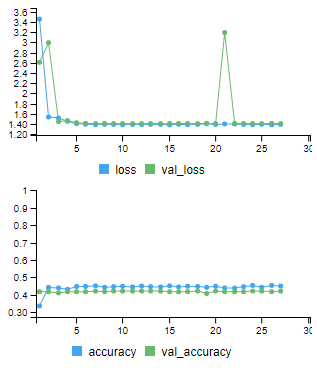

Reproduce this figure in R.
##################### MODIFICATIONS ############################################
# - Increased epochs to 30
#     - allows accuracy improvement now there's more layers and smaller decay
#     - 30 runs into an error with plotting, so added code to save history on training before plotting
# - increased the rate at which the learning rate decays and increased initial learning rate

##################### CLEAN ENVIRONMENT ########################################
#.rs.restartR()  # to restart R session (primarily for debugging purposes)
#rm(list = ls()) # removes environment variables 
#gc()            # garbage collection
##################### INSTALATIONS #############################################
#install.packages("BiocManager") 
#BiocManager::install("EBImage")

##################### LIBRARIES ################################################ 
library(reticulate)
library(keras)  
library(tensorflow)
library(tidyverse)
library(EBImage)

##################### ERROR HANDELING ##########################################
# library(rgee)
# use_python('C:/Users/Markus/AppData/Local/r-miniconda/envs/r-reticulate/python.exe')

# install_tensorflow()

#install_keras()
# *run after calling library(keras) in a fresh R*
# helps configure keras to your machine 
# if taking long with lazy initialization errors, restart R
# only need to run once, or as needed to handle errors
# notably, it can help resolve issue where PIL import is not found since running
# this line is supposed to install pillow. However, this error may still show up
# regarding system dependencies 
# Other ways o install pillow include...
# set up reticulate anaconda environment 
#   since keras depends on it for python packages 
#   specifically, fit_generator() from keras requires PIL 
#   from python pillow library 
#   my environment location: 'C:/Users/Markus/AppData/Local/r-miniconda/envs/r-reticulate/python.exe'
#   reticulate::py_install("pillow", env=tf)
#conda_list()[[1]][1] %>% 
#  use_condaenv(required = TRUE)
# conda install -c conda-forge pillow
# You can also do it directly through Anaconda's GUI Interface for the specific 
#    conda environment 
# pip3 install pillow
# if the above still does not work, activate the reticulate anaconda environment 
# in the terminal and then install pillow. Also make sure conda is up to date
#   conda update -n base -c defaults conda
#   conda info --envs
#   conda activate C:\Users\Markus\AppData\Local\r-miniconda\envs\r-reticulate
#   conda install -c anaconda pillow

# check that other keras dependancies are installed
# pip install --upgrade scipy h5py pyyaml requests Pillow

# Info on configuring conda environment  
# https://stackoverflow.com/questions/57612703/could-not-import-pil-image-even-if-pillow-already-installed 

# make sure Rtools is installed 

# image_data_generator transformations 
# https://towardsdatascience.com/exploring-image-data-augmentation-with-keras-and-tensorflow-a8162d89b844
# https://keras.rstudio.com/reference/image_data_generator.html

# Basic example of image cnn in R 
# https://www.shirin-glander.de/2018/06/keras_fruits/

# make sure used python imports are up to date
# pip install --upgrade tensorflow keras pandas sklearn pillow 
# note tensorflow 2.4.1 requires numpy~=1.19.2, which is not the most recent numpy
# python -m pip install numpy==1.19.2

##################### SET UP CONSTANTS, TRANSFORMATIONS, AND DATA FOR MODEL ####
batch_size  = 32
epochs      = 30
num_labels  = 5
img_width   = 20
img_height  = 20
target_size = c(img_width, img_height) # scale down images
channels    = 1 # color images were converted to black and white when reading in

data_gen= image_data_generator(rotation_range     = 90,
                               width_shift_range  = 0.5,
                               height_shift_range = 0.5,
                               # brightness_range = c(0.2, 1),
                               shear_range        = 40,
                               zoom_range         = 40,
                               horizontal_flip    = TRUE,
                               vertical_flip      = TRUE,
                               rescale            = 1/255)

# make sure sub directories are set up 
# (directory points to folder that contains a folder that has images)

# read in the data
train_image_array_gen  = flow_images_from_directory(directory   = '../data/clean_im3/train',
                                                    generator   = data_gen,
                                                    # subset      = 'training',
                                                    target_size = target_size,
                                                    class_mode  = "categorical",
                                                    batch_size  = batch_size,
                                                    seed        = 42,
                                                    color_mode  = 'grayscale')

valid_image_array_gen  = flow_images_from_directory(directory   = '../data/clean_im3/val',
                                                    generator   = data_gen,
                                                    # subset      = 'validation',
                                                    target_size = target_size,
                                                    class_mode  = "categorical",
                                                    batch_size  = batch_size,
                                                    seed        = 42,
                                                    color_mode  = 'grayscale')

test_image_array_gen = flow_images_from_directory(directory     = '../data/clean_im3/test', 
                                                  generator     = data_gen,
                                                  target_size   = target_size,
                                                  class_mode    = "categorical",
                                                  batch_size    = batch_size,
                                                  seed          = 42,
                                                  color_mode    = 'grayscale')

# check number of images in each class (0-4)
cat("number of images per class:")                         
table(factor(train_image_array_gen$classes))

# number of training samples
train_samples = train_image_array_gen$n
# number of validation samples
valid_samples = valid_image_array_gen$n

##################### CREATE THE MODEL ######################################## 
model = keras_model_sequential()

model %>%
  layer_conv_2d(filter = 32, kernel_size = c(3,3), padding = "same", input_shape = c(img_width, img_height, channels)) %>%
  layer_activation("relu") %>%
  
  # Second hidden layer
  layer_conv_2d(filter = 16, kernel_size = c(3,3), padding = "same") %>%
  layer_activation_leaky_relu(0.5) %>%
  layer_batch_normalization() %>%
  
  # Third hidden layer
  layer_conv_2d(filter = 8, kernel_size = c(3,3), padding = "same") %>%
  layer_activation_leaky_relu(0.5) %>%
  layer_batch_normalization() %>%
  
  # Use max pooling
  layer_max_pooling_2d(pool_size = c(2,2)) %>%
  layer_dropout(0.25) %>%
  
  # Flatten max filtered output into feature vector 
  # and feed into dense layer
  layer_flatten() %>%
  layer_dense(100) %>%
  layer_activation("relu") %>%
  layer_dropout(0.5) %>%
  
  # Outputs from dense layer are projected onto output layer
  layer_dense(num_labels) %>% 
  layer_activation("softmax")

# print a table summarizing the model structure 
summary(model)

##################### COMPILE THE MODEL ######################################## 
model %>% compile(
  loss = "categorical_crossentropy",
  optimizer = optimizer_rmsprop(lr = 0.01, decay = 1e-2/epochs),
  metrics = "accuracy"
)

##################### FIT THE MODEL ############################################ 
# use fit with generator rather than fit_generator
hist = model %>% fit_generator(
  # training data
  train_image_array_gen,
  
  # epochs
  steps_per_epoch = as.integer(train_samples / batch_size), 
  epochs = epochs, 
  
  # validation data
  validation_data = valid_image_array_gen,
  validation_steps = as.integer(valid_samples / batch_size),
  
  # print progress
  verbose = 2,
  callbacks = list(
    # save best model after every epoch
    callback_model_checkpoint("logs/checkpoints1_model5.h5", save_best_only = TRUE),
    # only needed for visualizing with TensorBoard
    callback_tensorboard(log_dir = "logs")
  )
)
# save results as R object in case plotting crashes session
saveRDS(hist, file = 'model3_history.rds')

##################### VISUALIZATION ############################################ 
# visualize the history of fitting
plot(hist)

## END
